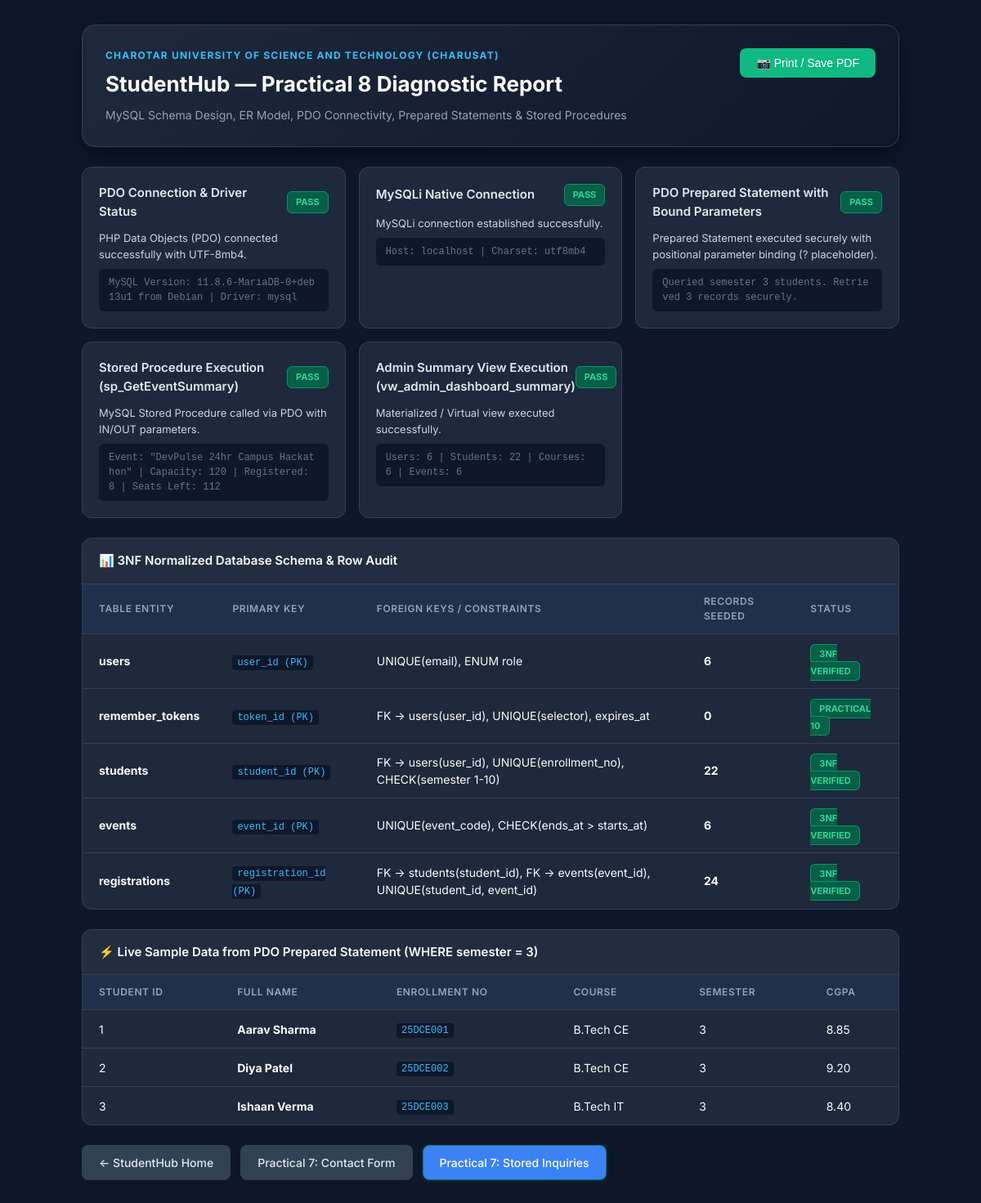
Screenshot of /test_db.php with the database file from the repository.
### tables this page shows
CREATE TABLE `students` (
    `student_id` INT UNSIGNED AUTO_INCREMENT PRIMARY KEY,
    `user_id` INT UNSIGNED NULL,
    `full_name` VARCHAR(100) NOT NULL,
    `email` VARCHAR(120) NOT NULL UNIQUE,
    `enrollment_no` VARCHAR(30) NOT NULL UNIQUE,
    `course_name` VARCHAR(100) NOT NULL,
    `department` VARCHAR(100) NOT NULL DEFAULT 'Computer Engineering',
    `semester` TINYINT UNSIGNED NOT NULL,
    `cgpa` DECIMAL(3,2) NOT NULL DEFAULT 8.00,
    `is_deleted` TINYINT(1) NOT NULL DEFAULT 0,
    `deleted_at` DATETIME NULL,
    `created_at` TIMESTAMP NOT NULL DEFAULT CURRENT_TIMESTAMP,
    `updated_at` TIMESTAMP NOT NULL DEFAULT CURRENT_TIMESTAMP ON UPDATE CURRENT_TIMESTAMP,
    CONSTRAINT `chk_student_semester` CHECK (`semester` BETWEEN 1 AND 10),
    CONSTRAINT `chk_student_cgpa` CHECK (`cgpa` BETWEEN 0.00 AND 10.00),
    CONSTRAINT `fk_student_user` FOREIGN KEY (`user_id`)
        REFERENCES `users` (`user_id`)
        ON DELETE SET NULL ON UPDATE CASCADE,
    INDEX `idx_students_enrollment` (`enrollment_no`),
    INDEX `idx_students_course` (`course_name`),
    INDEX `idx_students_deleted` (`is_deleted`)
);

### db.php (called while the page is built, shortened)
<?php
class Database
{
    private static ?PDO $pdoInstance = null;
    public static function getPDO(): PDO
    {
        if (self::$pdoInstance === null) {
            $dsn = sprintf(
                'mysql:host=%s;port=%d;dbname=%s;charset=%s',
                DB_HOST,
                DB_PORT,
                DB_NAME,
                DB_CHARSET
            );
            $options = [
                PDO::ATTR_ERRMODE            => PDO::ERRMODE_EXCEPTION,
                PDO::ATTR_DEFAULT_FETCH_MODE => PDO::FETCH_ASSOC,
                PDO::ATTR_EMULATE_PREPARES   => false,
                PDO::MYSQL_ATTR_INIT_COMMAND => "SET NAMES utf8mb4 COLLATE utf8mb4_unicode_ci"
            ];
            try {
                self::$pdoInstance = new PDO($dsn, DB_USER, DB_PASS, $options);
            } catch (PDOException $e) {
                error_log('[StudentHub DB Error] PDO Connection failed: ' . $e->getMessage());
                throw new PDOException('Database connection failed. Please ensure MySQL service is running in XAMPP: ' . $e->getMessage());
            }
        }
        return self::$pdoInstance;
    }
    public static function query(string $sql, array $params = []): PDOStatement
    {
        $stmt = self::getPDO()->prepare($sql);
        $stmt->execute($params);
        return $stmt;
    }
    public static function callProcedure(string $procedureName, array $inParams = [], array $outParams = []): array
    {
        $pdo = self::getPDO();
        $placeholders = [];
        $execParams = [];
        $outVars = [];
        foreach ($inParams as $val) {
            $placeholders[] = '?';
            $execParams[] = $val;
        }
        foreach ($outParams as $varName) {
            $userVar = '@' . preg_replace('/[^a-zA-Z0-9_]/', '', $varName);
            $placeholders[] = $userVar;
            $outVars[] = $userVar;
        }
        $sql = sprintf('CALL `%s`(%s)', $procedureName, implode(', ', $placeholders));
        $stmt = $pdo->prepare($sql);
        $stmt->execute($execParams);
        if (!empty($outVars)) {
            $selectSql = 'SELECT ' . implode(', ', $outVars);
            $outStmt = $pdo->query($selectSql);
            $rawOut = $outStmt->fetch(PDO::FETCH_ASSOC) ?: [];
            $cleanOut = [];
            foreach ($rawOut as $k => $v) {
                $cleanOut[ltrim((string)$k, '@')] = $v;
            }
            return $cleanOut;
        }
        return $stmt->fetchAll(PDO::FETCH_ASSOC);
    }
}

### test_db.php (the view, shortened to what this page needs)
<?php
require_once __DIR__ . '/db.php';
$tests = [];
try {
    $pdo = Database::getPDO();
    $version = $pdo->query('SELECT VERSION()')->fetchColumn();
    $tests['pdo'] = [
        'title'   => 'PDO Connection & Driver Status',
        'status'  => 'SUCCESS',
        'badge'   => 'PASS',
        'message' => 'PHP Data Objects (PDO) connected successfully with UTF-8mb4.',
        'details' => 'MySQL Version: ' . $version . ' | Driver: ' . $pdo->getAttribute(PDO::ATTR_DRIVER_NAME)
    ];
} catch (Throwable $e) {
    $tests['pdo'] = [
        'title'   => 'PDO Connection & Driver Status',
        'status'  => 'FAILED',
        'badge'   => 'FAIL',
        'message' => 'PDO connection failed.',
        'details' => $e->getMessage()
    ];
}
try {
    $mysqli = Database::getMySQLi();
    $tests['mysqli'] = [
        'title'   => 'MySQLi Native Connection',
        'status'  => 'SUCCESS',
        'badge'   => 'PASS',
        'message' => 'MySQLi connection established successfully.',
        'details' => 'Host: ' . $mysqli->host_info . ' | Charset: ' . $mysqli->character_set_name()
    ];
} catch (Throwable $e) {
    $tests['mysqli'] = [
        'title'   => 'MySQLi Native Connection',
        'status'  => 'FAILED',
        'badge'   => 'FAIL',
        'message' => 'MySQLi connection failed.',
        'details' => $e->getMessage()
    ];
}
$preparedSample = [];
if (($tests['pdo']['status'] ?? '') === 'SUCCESS') {
    try {
        $semesterToFind = 3;
        $stmt = Database::query(
            'SELECT student_id, full_name, enrollment_no, course_name, semester, cgpa FROM students WHERE semester = ? ORDER BY student_id ASC LIMIT 3',
            [$semesterToFind]
        );
        $preparedSample = $stmt->fetchAll(PDO::FETCH_ASSOC);
        $tests['prepared'] = [
            'title'   => 'PDO Prepared Statement with Bound Parameters',
            'status'  => 'SUCCESS',
            'badge'   => 'PASS',
            'message' => 'Prepared Statement executed securely with positional parameter binding (? placeholder).',
            'details' => sprintf('Queried semester %d students. Retrieved %d records securely.', $semesterToFind, count($preparedSample))
        ];
    } catch (Throwable $e) {
        $tests['prepared'] = [
            'title'   => 'PDO Prepared Statement with Bound Parameters',
            'status'  => 'FAILED',
            'badge'   => 'FAIL',
            'message' => 'Prepared statement execution failed.',
            'details' => $e->getMessage()
        ];
    }
}
if (($tests['pdo']['status'] ?? '') === 'SUCCESS') {
    try {
        $procResult = Database::callProcedure(
            'sp_GetEventSummary',
            [1],
            ['p_event_title', 'p_capacity', 'p_registered_count', 'p_seats_available']
        );
        $tests['stored_proc'] = [
            'title'   => 'Stored Procedure Execution (sp_GetEventSummary)',
            'status'  => 'SUCCESS',
            'badge'   => 'PASS',
            'message' => 'MySQL Stored Procedure called via PDO with IN/OUT parameters.',
            'details' => sprintf(
                'Event: "%s" | Capacity: %s | Registered: %s | Seats Left: %s',
                $procResult['p_event_title'] ?? 'N/A',
                $procResult['p_capacity'] ?? 'N/A',
                $procResult['p_registered_count'] ?? 'N/A',
                $procResult['p_seats_available'] ?? 'N/A'
            )
        ];
    } catch (Throwable $e) {
        $tests['stored_proc'] = [
            'title'   => 'Stored Procedure Execution (sp_GetEventSummary)',
            'status'  => 'FAILED',
            'badge'   => 'FAIL',
            'message' => 'Stored procedure execution failed.',
            'details' => $e->getMessage()
        ];
    }
}
$tableCounts = [];
$requiredTables = ['users', 'remember_tokens', 'students', 'courses', 'assignments', 'submissions', 'events', 'registrations', 'audit_logs'];
if (($tests['pdo']['status'] ?? '') === 'SUCCESS') {
    foreach ($requiredTables as $tbl) {
        try {
            $stmt = $pdo->query("SELECT COUNT(*) FROM `$tbl`");
            $tableCounts[$tbl] = (int) $stmt->fetchColumn();
        } catch (Throwable $e) {
            $tableCounts[$tbl] = 'Table not created';
        }
    }
}
if (($tests['pdo']['status'] ?? '') === 'SUCCESS') {
    try {
        $viewStmt = $pdo->query('SELECT * FROM vw_admin_dashboard_summary LIMIT 1');
        $viewRow = $viewStmt->fetch(PDO::FETCH_ASSOC);
        $tests['view_summary'] = [
            'title'   => 'Admin Summary View Execution (vw_admin_dashboard_summary)',
            'status'  => 'SUCCESS',
            'badge'   => 'PASS',
            'message' => 'Materialized / Virtual view executed successfully.',
            'details' => sprintf('Users: %s | Students: %s | Courses: %s | Events: %s', $viewRow['total_users'] ?? 0, $viewRow['active_students'] ?? 0, $viewRow['total_courses'] ?? 0, $viewRow['total_events'] ?? 0)
        ];
    } catch (Throwable $e) {
        $tests['view_summary'] = [
            'title'   => 'Admin Summary View Execution (vw_admin_dashboard_summary)',
            'status'  => 'FAILED',
            'badge'   => 'FAIL',
            'message' => 'View execution failed.',
            'details' => $e->getMessage()
        ];
    }
}
?>
<!DOCTYPE html>
<html lang="en">
<head>
    <link rel="stylesheet" href="css/style.css">
</head>
<body>
    <div class="container">
        <div class="header-box">
            <div style="display: flex; justify-content: space-between; align-items: flex-start; flex-wrap: wrap; gap: 12px;">
                <div>
                    <div class="eyebrow">Charotar University of Science and Technology (CHARUSAT)</div>
                    <h1>StudentHub — Practical 8 Diagnostic Report</h1>
                    <p class="subtitle">MySQL Schema Design, ER Model, PDO Connectivity, Prepared Statements & Stored Procedures</p>
                </div>
                <button class="btn print-btn" onclick="window.print()">📷 Print / Save PDF</button>
            </div>
        </div>
        <div class="grid">
            <?php foreach ($tests as $t): ?>
                <div class="card">
                    <div class="card-header">
                        <h3 class="card-title"><?= htmlspecialchars($t['title']) ?></h3>
                        <span class="badge badge-<?= strtolower($t['badge']) ?>"><?= $t['badge'] ?></span>
                    </div>
                    <div class="card-msg"><?= htmlspecialchars($t['message']) ?></div>
                    <div class="card-details"><?= htmlspecialchars($t['details']) ?></div>
                </div>
            <?php endforeach; ?>
        </div>
        <div class="table-box">
            <div class="table-title">📊 3NF Normalized Database Schema & Row Audit</div>
            <table>
                <thead>
                    <tr>
                        <th>Table Entity</th>
                        <th>Primary Key</th>
                        <th>Foreign Keys / Constraints</th>
                        <th>Records Seeded</th>
                        <th>Status</th>
                    </tr>
                </thead>
                <tbody>
                    <tr>
                        <td><strong>users</strong></td>
                        <td><span class="code-pill">user_id (PK)</span></td>
                        <td>UNIQUE(email), ENUM role</td>
                        <td><strong><?= $tableCounts['users'] ?? 'N/A' ?></strong></td>
                        <td><span class="badge badge-pass">3NF VERIFIED</span></td>
                    </tr>
                    <tr>
                        <td><strong>remember_tokens</strong></td>
                        <td><span class="code-pill">token_id (PK)</span></td>
                        <td>FK &rarr; users(user_id), UNIQUE(selector), expires_at</td>
                        <td><strong><?= $tableCounts['remember_tokens'] ?? 'N/A' ?></strong></td>
                        <td><span class="badge badge-pass">PRACTICAL 10</span></td>
                    </tr>
                    <tr>
                        <td><strong>students</strong></td>
                        <td><span class="code-pill">student_id (PK)</span></td>
                        <td>FK &rarr; users(user_id), UNIQUE(enrollment_no), CHECK(semester 1-10)</td>
                        <td><strong><?= $tableCounts['students'] ?? 'N/A' ?></strong></td>
                        <td><span class="badge badge-pass">3NF VERIFIED</span></td>
                    </tr>
                    <tr>
                        <td><strong>events</strong></td>
                        <td><span class="code-pill">event_id (PK)</span></td>
                        <td>UNIQUE(event_code), CHECK(ends_at > starts_at)</td>
                        <td><strong><?= $tableCounts['events'] ?? 'N/A' ?></strong></td>
                        <td><span class="badge badge-pass">3NF VERIFIED</span></td>
                    </tr>
                    <tr>
                        <td><strong>registrations</strong></td>
                        <td><span class="code-pill">registration_id (PK)</span></td>
                        <td>FK &rarr; students(student_id), FK &rarr; events(event_id), UNIQUE(student_id, event_id)</td>
                        <td><strong><?= $tableCounts['registrations'] ?? 'N/A' ?></strong></td>
                        <td><span class="badge badge-pass">3NF VERIFIED</span></td>
                    </tr>
                </tbody>
            </table>
        </div>
        <?php if (!empty($preparedSample)): ?>
        <div class="table-box">
            <div class="table-title">⚡ Live Sample Data from PDO Prepared Statement (WHERE semester = 3)</div>
            <table>
                <thead>
                    <tr>
                        <th>Student ID</th>
                        <th>Full Name</th>
                        <th>Enrollment No</th>
                        <th>Course</th>
                        <th>Semester</th>
                        <th>CGPA</th>
                    </tr>
                </thead>
                <tbody>
                    <?php foreach ($preparedSample as $row): ?>
                        <tr>
                            <td><?= htmlspecialchars((string)$row['student_id']) ?></td>
                            <td><strong><?= htmlspecialchars((string)$row['full_name']) ?></strong></td>
                            <td><span class="code-pill"><?= htmlspecialchars((string)$row['enrollment_no']) ?></span></td>
                            <td><?= htmlspecialchars((string)$row['course_name']) ?></td>
                            <td><?= htmlspecialchars((string)$row['semester']) ?></td>
                            <td><?= htmlspecialchars((string)$row['cgpa']) ?></td>
                        </tr>
                    <?php endforeach; ?>
                </tbody>
            </table>
        </div>
        <?php endif; ?>
        <div class="nav-links">
            <a href="index.html" class="btn btn-secondary">&larr; StudentHub Home</a>
            <a href="Pages/contact.html" class="btn btn-secondary">Practical 7: Contact Form</a>
            <a href="Pages/contact_messages.php" class="btn btn-primary">Practical 7: Stored Inquiries</a>
        </div>
    </div>
</body>
</html>

### rows the page displays
students: student_id "1", full_name "Aarav Sharma", enrollment_no "25DCE001", course_name "B.Tech CE", semester "3", cgpa "8.85"
students: student_id "2", full_name "Diya Patel", enrollment_no "25DCE002", course_name "B.Tech CE", semester "3", cgpa "9.20"
students: student_id "3", full_name "Ishaan Verma", enrollment_no "25DCE003", course_name "B.Tech IT", semester "3", cgpa "8.40"

### other values shown
$t['title'] "PDO Connection & Driver Status"
$t['badge'] "PASS"
$t['message'] "PHP Data Objects (PDO) connected successfully with UTF-8mb4."
$t['details'] "MySQL Version: 11.8.6-MariaDB-0+deb13u1 from Debian | Driver: mysql"
$t['title'] "MySQLi Native Connection"
$t['message'] "MySQLi connection established successfully."
$t['details'] "Host: localhost | Charset: utf8mb4"
$t['title'] "PDO Prepared Statement with Bound Parameters"
$t['message'] "Prepared Statement executed securely with positional parameter binding (? placeholder)."
$t['details'] "Queried semester 3 students. Retrieved 3 records securely."
$t['title'] "Stored Procedure Execution (sp_GetEventSummary)"
$t['message'] "MySQL Stored Procedure called via PDO with IN/OUT parameters."
$t['details'] "Event: \"DevPulse 24hr Campus Hackathon\" | Capacity: 120 | Registered: 8 | Seats Left: 112"
$t['title'] "Admin Summary View Execution (vw_admin_dashboard_summary)"
$t['message'] "Materialized / Virtual view executed successfully."
